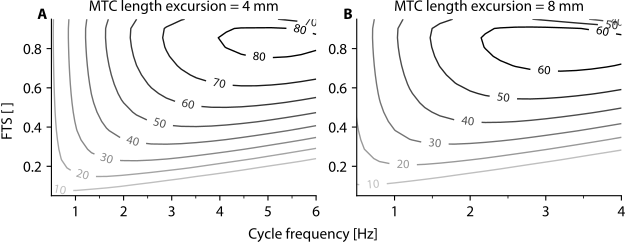

Generate this figure with Python:
#| label: suppfig-s-prelim
#| fig-cap: Preliminary predictions of maximal AMPO as a function of cycle frequency and FTS. 
#|   The contour lines depict the maximally attainable AMPO (in mW) averaged over three parameter 
#|   sets. These preliminary predictions were derived with a Hill-type MTC model with parameters 
#|   obtained from literature [@van_zandwijk_twitch_1996] and were used to inform the selection 
#|   of experimental SSC conditions.

#%%
import os, sys
import numpy as np
import matplotlib.pyplot as plt
from pathlib import Path

# Set directories
cwd = Path.cwd()
baseDir = cwd.parent
dataDir = baseDir / 'data'
funcDir = baseDir / 'analysis' / 'functions'
sys.path.append(str(funcDir))

import cust_fig, helpers, interpolation

plt.close('all')

#%% Make figure
customlay = cust_fig.style(plt, fontname='Minion Pro',fontsize=11,grid=False)
customlay['xtick.direction'] = 'out' # cause of contour plot
customlay['ytick.direction'] = 'out'
# plt.rcParams.update(plt.rcParamsDefault)
plt.rcParams.update(customlay)

fig = plt.figure(figsize=(15.92/2.54+51/600, (15.92/2-1.6)/2.54), constrained_layout=True) # 3:2 ratio
gs = fig.add_gridspec(1,2)
# axs = [fig.add_subplot(gs[i]) for i in range(0,gs.ncols*gs.nrows)]
axs = [fig.add_subplot(gs[0, 0])]
axs.append(fig.add_subplot(gs[0, 1]))

#%% Loop
ftsSet = np.arange(0.05, 0.96, 0.05)
for iAmp, amp in enumerate([2e-3 , 4e-3]):
    if amp == 2e-3:
        cfSet = np.arange(0.4, 6.1, 0.2)
    elif amp == 4e-3:
        cfSet = np.arange(0.4, 4.1, 0.2)
    else:
        breakpoint()
    AMPOsets, AMPOfines, sf = [], [], []
    for iMus,mus in enumerate(['GMz1', 'GMz2', 'GMz3']):
        # Load muspar
        # parFile = os.path.join(dataDir,mus,mus+'_IM.pkl')
        # muspar = pickle.load(open(parFile, 'rb'))[0]
        # sf.append(muspar['lce_opt']*muspar['fmax'])
        sf.append(1)
    
        filepaths = [[os.path.join(dataDir,'prelim', mus, f'{mus}_amp{amp*1e3:0.1f}mm_cf{cf:0.1f}Hz_fts{fts:0.2f}.csv') for fts in ftsSet] for cf in cfSet] 
        AMPOset = helpers.get_ampo(filepaths)
        AMPOfine,(cfFine,ftsFine) = interpolation.do_3d(AMPOset,(cfSet,ftsSet),N=19,method='cubic')
           
        # Append to list for all muscles
        AMPOset = AMPOset/sf[iMus]
        AMPOsets.append(AMPOset)
        AMPOfine = AMPOfine/sf[iMus]
        AMPOfines.append(AMPOfine)
    
    #%% Calculate average   
    AMPOsets        = np.dstack(AMPOsets)
    AMPOfines       = np.dstack(AMPOfines)
    meanAMPOsets    = np.mean(AMPOsets,2)
    meanAMPOsets    = meanAMPOsets*np.mean(sf)
    meanAMPOfines   = np.mean(AMPOfines,2)
    meanAMPOfines   = meanAMPOfines*np.mean(sf)
    
    #%% Make figure 
    AMPOmax = np.nanmax(AMPOfine)
    contour_levels  = np.arange(10,AMPOmax*1e3,10)
    
    cmap = plt.get_cmap('gray_r')
    cmap = cust_fig.truncate_colormap(cmap, 0.25, 1)
    
    iAx = iAmp
    CS = axs[iAx].contour(cfFine,ftsFine,AMPOfine*1e3,contour_levels,cmap=cmap)
    
    x1, x2 = 0.5, [6,4][iAmp]
    y1, y2 = 0.05, 0.95
    
    a = (y2 - y1) / (x2 - x1)
    b = y1 - a * x1
    
    def line_func(x):
        return a * x + b

    # Function to compute intersection between segment and line
    def segment_line_intersection(p1, p2, a, b):
        x1, y1 = p1
        x2, y2 = p2
        # Represent line segment as p + t*r, intersect with line y = ax + b
        denom = (y2 - y1) - a * (x2 - x1)
        if denom == 0:
            return None  # Parallel
        t = ((a * x1 + b) - y1) / denom
        if 0 <= t <= 1:
            x_int = x1 + t * (x2 - x1)
            y_int = y1 + t * (y2 - y1)
            if np.isclose(y_int, a * x_int + b):
                return x_int, y_int
        return None

    # Find intersection points to use for manual labels
    manual_locations = []

    for i, segs in enumerate(CS.allsegs):
        for seg in segs:
            for j in range(len(seg) - 1):
                p1, p2 = seg[j], seg[j + 1]
                pt = segment_line_intersection(p1, p2, a, b)
                if pt is not None:
                    manual_locations.append(pt)
    # if fts == 0.50:
    #     del(manual_locations[11])
    #     del(manual_locations[10])
    
    
    if manual_locations:
        axs[iAx].clabel(CS, fmt = '%2.0f',fontsize=9, manual=manual_locations)
    
#%%    
fig.supxlabel('Cycle frequency [Hz]', fontsize=11)
fig.supylabel('FTS [ ]', fontsize=11)

axs[0].set_title('MTC length excursion = 4 mm')
axs[1].set_title('MTC length excursion = 8 mm')

for ax in axs:
    ax.set_ylim(0.05,0.95)
    ax.set_xticks([1.0,2.0,3.0,4.0,5.0,6.0])
    ax.set_xticks([1.5,2.5,3.5,4.5,5.5], minor=True)   
    # ax.set_yticks([2.0,4.0,6.0,8.0,10])
    # ax.set_yticks([3,5,7,9,11], minor=True)

axs[0].set_xlim(0.5,6)
axs[1].set_xlim(0.5,4) 

cust_fig.add_labels(fig, axs, ['A','B'])

# %% Show and save
plt.show()
# fig.savefig("s_prelim.png", bbox_inches="tight", pad_inches=0, dpi=600)
fig.savefig("s_prelim.pdf", bbox_inches="tight", pad_inches=0)
# fig.savefig("s_prelim.svg", bbox_inches="tight", pad_inches=0)

# %% Checks
if len(sys.argv) > 1:
    check_size = sys.argv[1]
else:
    check_size = True  

if check_size == True or check_size == 'True':
    cust_fig.report_axes_size(fig,axs)
    # cust_fig.report_fig_size("s_prelim.png") 
    cust_fig.report_fig_size("s_prelim.pdf") 
    # cust_fig.report_fig_size("s_prelim.svg")
